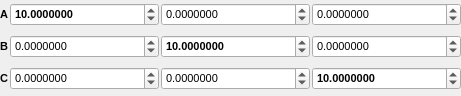
<?xml version="1.0" encoding="UTF-8"?>
<ui version="4.0">
 <class>CellMatrixPopup</class>
 <widget class="QWidget" name="CellMatrixPopup">
  <property name="geometry">
   <rect>
    <x>0</x>
    <y>0</y>
    <width>461</width>
    <height>96</height>
   </rect>
  </property>
  <property name="sizePolicy">
   <sizepolicy hsizetype="Minimum" vsizetype="Minimum">
    <horstretch>0</horstretch>
    <verstretch>0</verstretch>
   </sizepolicy>
  </property>
  <property name="font">
   <font>
    <pointsize>8</pointsize>
   </font>
  </property>
  <property name="windowTitle">
   <string>Cell Matrix Popup</string>
  </property>
  <layout class="QGridLayout" name="gridLayout">
   <property name="horizontalSpacing">
    <number>2</number>
   </property>
   <property name="margin">
    <number>0</number>
   </property>
   <item row="0" column="0">
    <widget class="QLabel" name="label">
     <property name="sizePolicy">
      <sizepolicy hsizetype="Minimum" vsizetype="Preferred">
       <horstretch>0</horstretch>
       <verstretch>0</verstretch>
      </sizepolicy>
     </property>
     <property name="font">
      <font>
       <weight>75</weight>
       <bold>true</bold>
      </font>
     </property>
     <property name="text">
      <string>A</string>
     </property>
    </widget>
   </item>
   <item row="0" column="1">
    <widget class="QDoubleSpinBox" name="AxisAXSpin">
     <property name="sizePolicy">
      <sizepolicy hsizetype="Expanding" vsizetype="Fixed">
       <horstretch>0</horstretch>
       <verstretch>0</verstretch>
      </sizepolicy>
     </property>
     <property name="font">
      <font>
       <weight>75</weight>
       <bold>true</bold>
      </font>
     </property>
     <property name="toolTip">
      <string>X-component of the X-axis</string>
     </property>
     <property name="decimals">
      <number>7</number>
     </property>
     <property name="minimum">
      <double>-100000000.000000000000000</double>
     </property>
     <property name="maximum">
      <double>10000000.000000000000000</double>
     </property>
     <property name="value">
      <double>10.000000000000000</double>
     </property>
    </widget>
   </item>
   <item row="0" column="2">
    <widget class="QDoubleSpinBox" name="AxisAYSpin">
     <property name="sizePolicy">
      <sizepolicy hsizetype="Expanding" vsizetype="Fixed">
       <horstretch>0</horstretch>
       <verstretch>0</verstretch>
      </sizepolicy>
     </property>
     <property name="toolTip">
      <string>Y-component of the X-axis</string>
     </property>
     <property name="decimals">
      <number>7</number>
     </property>
     <property name="minimum">
      <double>-100000000.000000000000000</double>
     </property>
     <property name="maximum">
      <double>10000000.000000000000000</double>
     </property>
    </widget>
   </item>
   <item row="0" column="3">
    <widget class="QDoubleSpinBox" name="AxisAZSpin">
     <property name="sizePolicy">
      <sizepolicy hsizetype="Expanding" vsizetype="Fixed">
       <horstretch>0</horstretch>
       <verstretch>0</verstretch>
      </sizepolicy>
     </property>
     <property name="toolTip">
      <string>Z-component of the X-axis</string>
     </property>
     <property name="decimals">
      <number>7</number>
     </property>
     <property name="minimum">
      <double>-100000000.000000000000000</double>
     </property>
     <property name="maximum">
      <double>10000000.000000000000000</double>
     </property>
    </widget>
   </item>
   <item row="1" column="0">
    <widget class="QLabel" name="label_2">
     <property name="sizePolicy">
      <sizepolicy hsizetype="Minimum" vsizetype="Preferred">
       <horstretch>0</horstretch>
       <verstretch>0</verstretch>
      </sizepolicy>
     </property>
     <property name="font">
      <font>
       <weight>75</weight>
       <bold>true</bold>
      </font>
     </property>
     <property name="text">
      <string>B</string>
     </property>
    </widget>
   </item>
   <item row="1" column="1">
    <widget class="QDoubleSpinBox" name="AxisBXSpin">
     <property name="sizePolicy">
      <sizepolicy hsizetype="Expanding" vsizetype="Fixed">
       <horstretch>0</horstretch>
       <verstretch>0</verstretch>
      </sizepolicy>
     </property>
     <property name="toolTip">
      <string>X-component of the Y-axis</string>
     </property>
     <property name="decimals">
      <number>7</number>
     </property>
     <property name="minimum">
      <double>-100000000.000000000000000</double>
     </property>
     <property name="maximum">
      <double>10000000.000000000000000</double>
     </property>
    </widget>
   </item>
   <item row="1" column="2">
    <widget class="QDoubleSpinBox" name="AxisBYSpin">
     <property name="sizePolicy">
      <sizepolicy hsizetype="Expanding" vsizetype="Fixed">
       <horstretch>0</horstretch>
       <verstretch>0</verstretch>
      </sizepolicy>
     </property>
     <property name="font">
      <font>
       <weight>75</weight>
       <bold>true</bold>
      </font>
     </property>
     <property name="toolTip">
      <string>Y-component of the Y-axis</string>
     </property>
     <property name="decimals">
      <number>7</number>
     </property>
     <property name="minimum">
      <double>-100000000.000000000000000</double>
     </property>
     <property name="maximum">
      <double>10000000.000000000000000</double>
     </property>
     <property name="value">
      <double>10.000000000000000</double>
     </property>
    </widget>
   </item>
   <item row="1" column="3">
    <widget class="QDoubleSpinBox" name="AxisBZSpin">
     <property name="sizePolicy">
      <sizepolicy hsizetype="Expanding" vsizetype="Fixed">
       <horstretch>0</horstretch>
       <verstretch>0</verstretch>
      </sizepolicy>
     </property>
     <property name="toolTip">
      <string>Z-component of the Y-axis</string>
     </property>
     <property name="decimals">
      <number>7</number>
     </property>
     <property name="minimum">
      <double>-100000000.000000000000000</double>
     </property>
     <property name="maximum">
      <double>10000000.000000000000000</double>
     </property>
    </widget>
   </item>
   <item row="2" column="0">
    <widget class="QLabel" name="label_3">
     <property name="sizePolicy">
      <sizepolicy hsizetype="Minimum" vsizetype="Preferred">
       <horstretch>0</horstretch>
       <verstretch>0</verstretch>
      </sizepolicy>
     </property>
     <property name="font">
      <font>
       <weight>75</weight>
       <bold>true</bold>
      </font>
     </property>
     <property name="text">
      <string>C</string>
     </property>
    </widget>
   </item>
   <item row="2" column="1">
    <widget class="QDoubleSpinBox" name="AxisCXSpin">
     <property name="sizePolicy">
      <sizepolicy hsizetype="Expanding" vsizetype="Fixed">
       <horstretch>0</horstretch>
       <verstretch>0</verstretch>
      </sizepolicy>
     </property>
     <property name="toolTip">
      <string>X-component of the Z-axis</string>
     </property>
     <property name="decimals">
      <number>7</number>
     </property>
     <property name="minimum">
      <double>-100000000.000000000000000</double>
     </property>
     <property name="maximum">
      <double>10000000.000000000000000</double>
     </property>
    </widget>
   </item>
   <item row="2" column="2">
    <widget class="QDoubleSpinBox" name="AxisCYSpin">
     <property name="sizePolicy">
      <sizepolicy hsizetype="Expanding" vsizetype="Fixed">
       <horstretch>0</horstretch>
       <verstretch>0</verstretch>
      </sizepolicy>
     </property>
     <property name="toolTip">
      <string>Y-component of the Z-axis</string>
     </property>
     <property name="decimals">
      <number>7</number>
     </property>
     <property name="minimum">
      <double>-100000000.000000000000000</double>
     </property>
     <property name="maximum">
      <double>10000000.000000000000000</double>
     </property>
    </widget>
   </item>
   <item row="2" column="3">
    <widget class="QDoubleSpinBox" name="AxisCZSpin">
     <property name="sizePolicy">
      <sizepolicy hsizetype="Expanding" vsizetype="Fixed">
       <horstretch>0</horstretch>
       <verstretch>0</verstretch>
      </sizepolicy>
     </property>
     <property name="font">
      <font>
       <weight>75</weight>
       <bold>true</bold>
      </font>
     </property>
     <property name="toolTip">
      <string>Z-component of the Z-axis</string>
     </property>
     <property name="decimals">
      <number>7</number>
     </property>
     <property name="minimum">
      <double>-100000000.000000000000000</double>
     </property>
     <property name="maximum">
      <double>10000000.000000000000000</double>
     </property>
     <property name="value">
      <double>10.000000000000000</double>
     </property>
    </widget>
   </item>
  </layout>
 </widget>
 <resources>
  <include location="icons.qrc"/>
 </resources>
 <connections/>
</ui>
